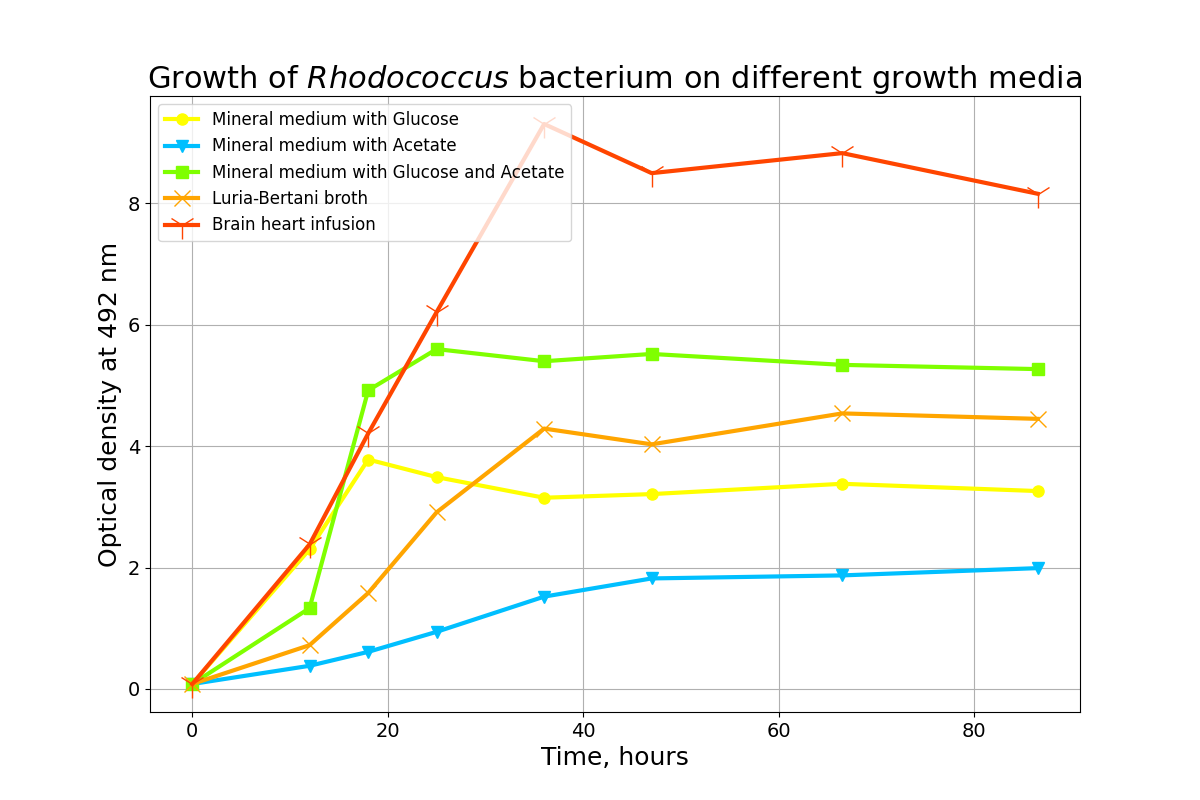

Write the Python code that produced this figure.
import matplotlib.pyplot as plt

# Data on bacteria growth (personal resources)

xs = [0, 12, 18, 25, 36, 47, 66.5, 86.5]
ys_Glc = [0.08, 2.3, 3.78, 3.49, 3.15, 3.21, 3.38, 3.26]
ys_Ac = [0.08, 0.38, 0.61, 0.94, 1.52, 1.82, 1.87, 1.99]
ys_Glc_Ac = [0.08, 1.33, 4.92, 5.6, 5.4, 5.52, 5.34, 5.27]
ys_LB = [0.08, 0.72, 1.58, 2.91, 4.29, 4.03, 4.54, 4.45]
ys_BH = [0.08, 2.38, 4.21, 6.21, 9.31, 8.5, 8.83, 8.16]

# Plotting

plt.plot(xs, ys_Glc, color='yellow', marker='o', markersize=8, linewidth=3, label='Mineral medium with Glucose')
plt.plot(xs, ys_Ac, color='deepskyblue', marker='v', markersize=8, linewidth=3, label='Mineral medium with Acetate')
plt.plot(xs, ys_Glc_Ac, color='chartreuse', marker='s', markersize=8, linewidth=3,
         label='Mineral medium with Glucose and Acetate')
plt.plot(xs, ys_LB, color='orange', marker='x', markersize=12, linewidth=3, label='Luria-Bertani broth')
plt.plot(xs, ys_BH, color='orangered', marker='1', markersize=20, linewidth=3, label='Brain heart infusion')

# Customization

plt.title('Growth of $Rhodococcus$ bacterium on different growth media', fontsize=22)
plt.xlabel('Time, hours', fontsize=18)
plt.ylabel('Optical density at 492 nm', fontsize=18)
plt.legend(prop={'size': 12})
plt.grid()
plt.xticks(fontsize=14)
plt.yticks(fontsize=14)
plt.show()
